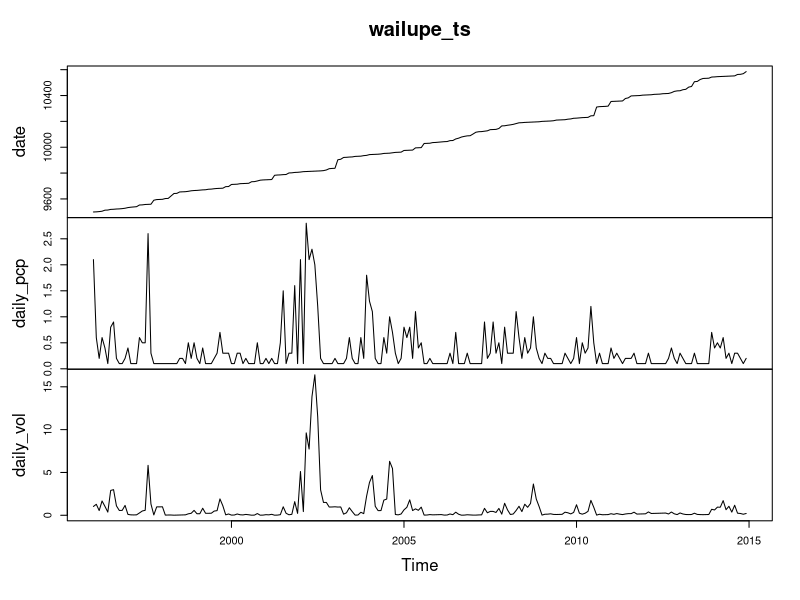
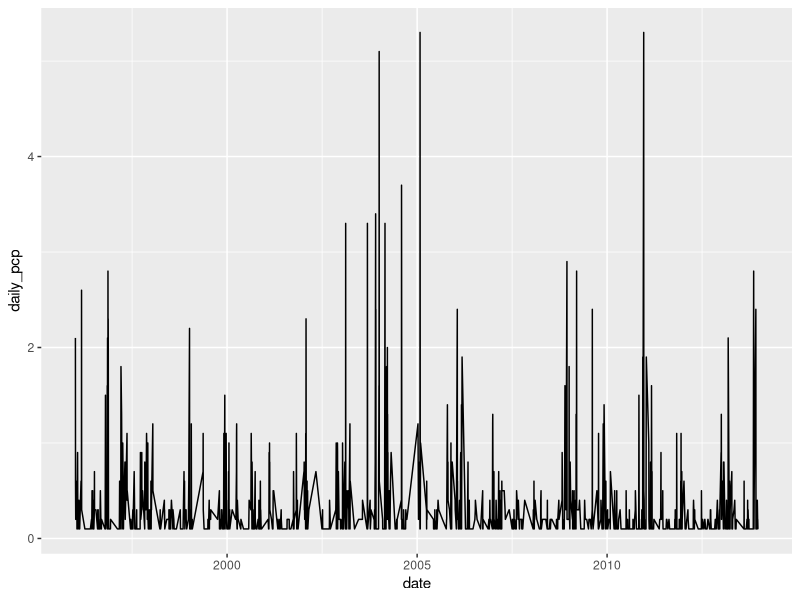
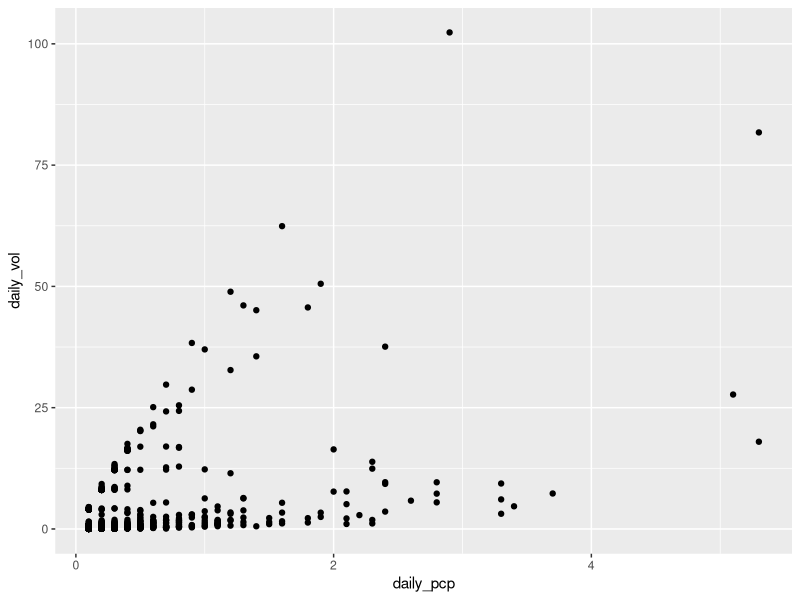
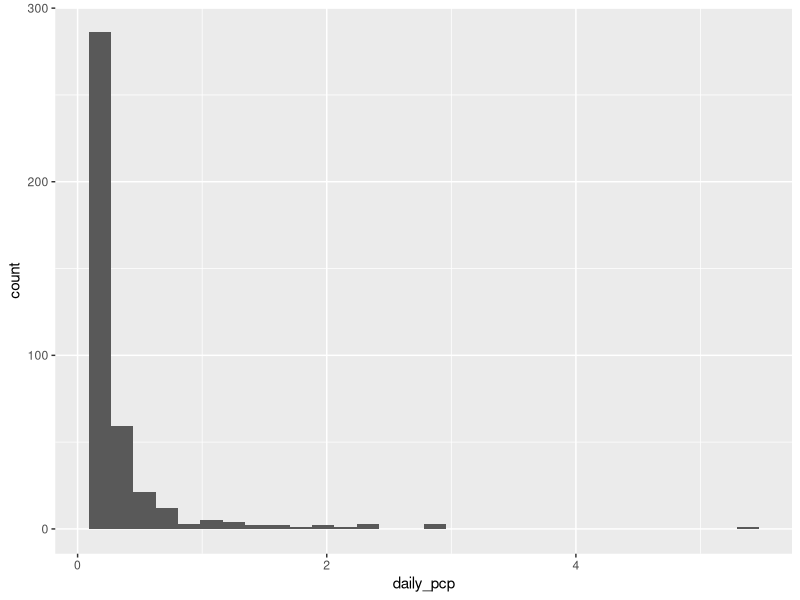
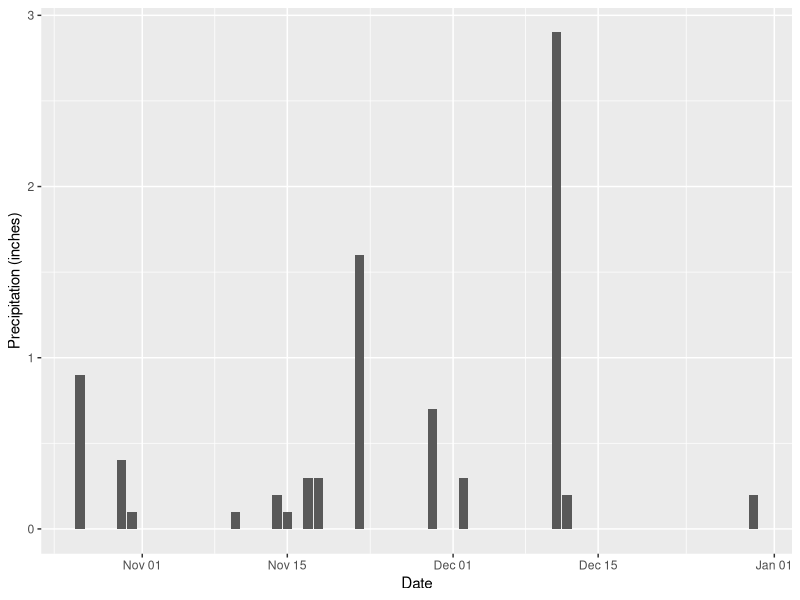
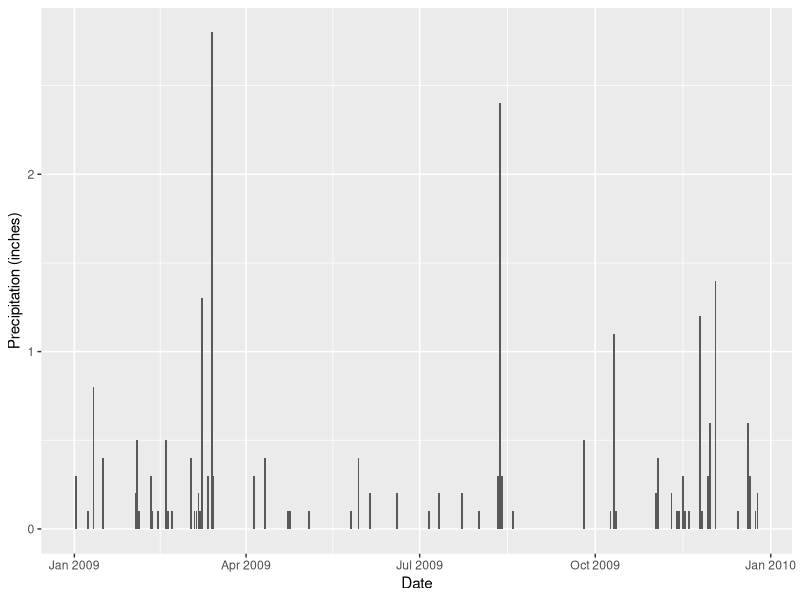
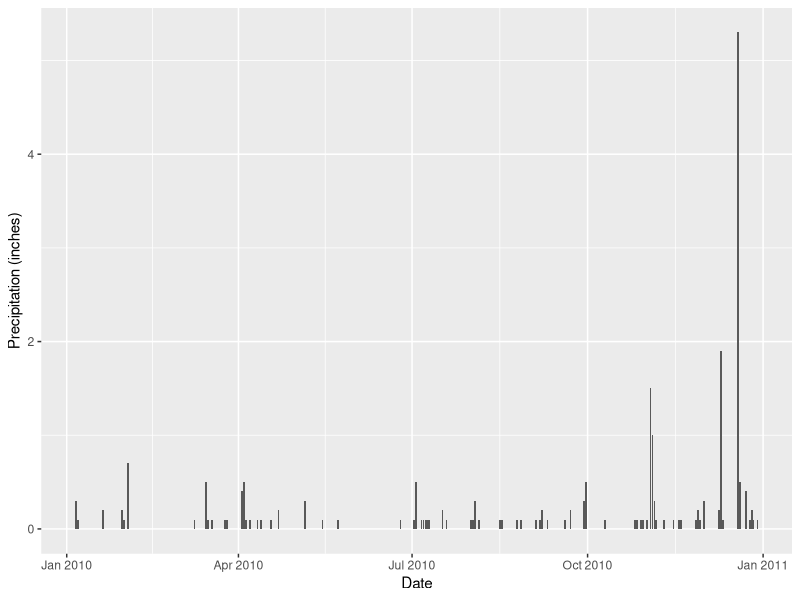
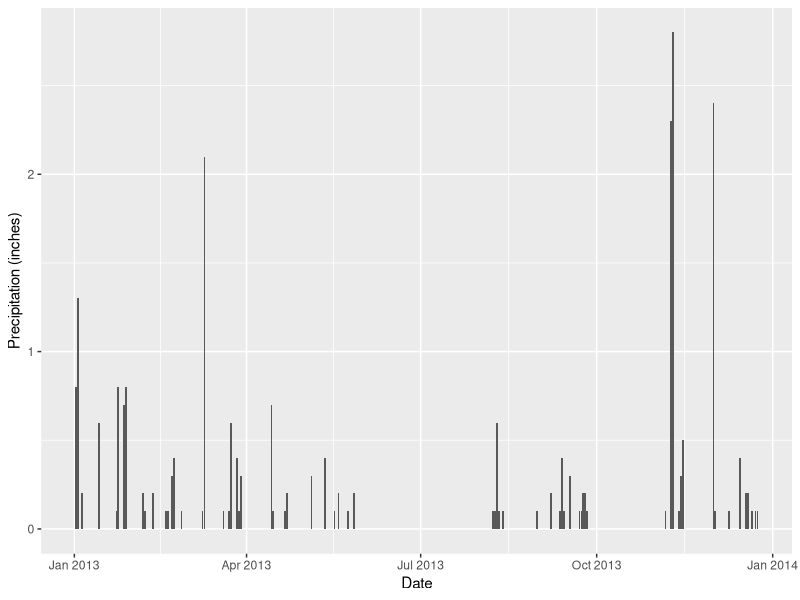

Write R code to recreate these figures, in order.
## ---- chunk 1
knitr::opts_chunk$set(echo = TRUE)
## ---- chunk 2
## Data Wrangling for Kahuwai Stormwater Data
## N Dornan

##Load Packages

library(tidyverse)
library(lubridate)
library(stringr)
library(tseries)

## Read in file

rain_dat_77 = read.csv("NOAA_WailupeHawaiiKai_77.csv")
rain_dat_08 = read.csv("NOAA_WailupeHawaiiKai_08.csv")
#rain_paiko = read.csv("NOAA_PaikoDaily_76.csv")

##Use lubridate to clean up the dates and times

rain_dat_77$DATE <- ymd(rain_dat_77$DATE)
rain_dat_08$DATE <- ymd(rain_dat_08$DATE)
#rain_paiko$DATE <- ymd(rain_paiko$DATE)
## ---- chunk 3
wailupe_tidy_77 <- rain_dat_77 %>% 
  rename(station = STATION, station_name = STATION_NAME, elevation = ELEVATION, lat = LATITUDE, lon = LONGITUDE, date = DATE, time = TIME, qgag = QGAG, qgag_flag = Measurement.Flag, qgag_qual = Quality.Flag, qgag_units = Units, qpcp = QPCP, qpcp_flag = Measurement.Flag.1, qpcp_qual = Quality.Flag.1, qpcp_units = Units.1) %>%
  filter(station_name == "WAILUPE VALLEY SCHOOL 723.6 HI US") %>% #filter to Wailupe gauge only
  filter(qpcp != "-9999",
         qpcp != "999",
         qpcp != "999.99",
         qpcp_flag != "g",
         qpcp_flag != "{",
         qpcp_flag != "}",
         qpcp_flag != "[",
         qpcp_flag != "]",
         qgag != "-9999.00",
         qgag != "-9999",
         qgag_flag != "g",
         qgag_flag != "V",
         qgag_flag != "P",
         qgag_flag != "{",
         qgag_flag != "}",
         qgag_flag != "[",
         qgag_flag != "]") ## removes all flagged data
## ---- chunk 4

wailupe_daily_77 <- wailupe_tidy_77 %>%  
  group_by(date) %>%
  summarize(
    daily_pcp = sum(qpcp),
    daily_vol = sum(qgag)) ## gives total summed precip data per day. HT is given in hundreths of inches.

## ---- chunk 5
##TS TIME

wailupe_daily_77$date <- ymd(wailupe_daily_77$date)

wailupe_ts <- wailupe_daily_77 %>%
  ts(daily_gag, start=c(1996, 1), end=c(2014, 12), frequency=12)

plot(wailupe_ts)

######################## standard ggplot

wailupe_plot_pcp <- ggplot(wailupe_daily_77, aes(date, daily_pcp)) +
  geom_line()

wailupe_plot_pcp

## ---- chunk 6

##search for 2 year, 24 hour storm events (4.78 inches plus/minus 4.12-5.57 inches 90% confidence interval!)

wailupe_investigate_1 <- wailupe_daily_77 %>%
  filter(daily_pcp > "4.12",
         daily_pcp < "5.57")

## Storms that fall in this range are on:
# 2004-01-02
# 2005-01-29
# 2010-12-19

## Look at scatter of qpcp vs qgag
scatterplot <- ggplot(wailupe_daily_77, aes(x= daily_pcp, y = daily_vol)) +
                        geom_point()

scatterplot

## ---- chunk 7
## This could be more elegant. 

######################
wailupe_05_investigate <- wailupe_tidy_77 %>%
  filter(date >"2005-1-1",
         date <"2005-12-31") %>%
  summarize(
    days_05 = length(date),
    annual_percent = (days_05/365)*100)

######################
wailupe_06_investigate <- wailupe_tidy_77 %>%
  filter(date >"2006-1-1",
         date <"2006-12-31") %>%
  summarize(
    days_06 = length(date),
    annual_percent = (days_06/365)*100)

######################
wailupe_07_investigate <- wailupe_tidy_77 %>%
  filter(date >"2007-1-1",
         date <"2007-12-31") %>%
  summarize(
    days_07 = length(date),
    annual_percent = (days_07/365)*100)

######################  
    
wailupe_08_investigate <- wailupe_tidy_77 %>%
  filter(date >"2008-1-1",
         date <"2008-12-31") %>%
  summarize(
    days_08 = length(date),
    annual_percent = (days_08/365)*100
                )

#################

wailupe_09_investigate <- wailupe_tidy_77 %>%
  filter(date >"2009-1-1",
         date <"2009-12-31") %>%
  summarize(
    days_09 = length(date),
    annual_percent = (days_09/365)*100
  )

#################
wailupe_10_investigate <- wailupe_tidy_77 %>%
  filter(date >"2010-1-1",
         date <"2010-12-31") %>%
  summarize(
    days_10 = length(date),
    annual_percent = (days_10/365)*100
  )

#################
wailupe_11_investigate <- wailupe_tidy_77 %>%
  filter(date >"2011-1-1",
         date <"2011-12-31") %>%
  summarize(
    days_11 = length(date),
    annual_percent = (days_11/365)*100
  )
#################
wailupe_12_investigate <- wailupe_tidy_77 %>%
  filter(date >"2012-1-1",
         date <"2012-12-31") %>%
  summarize(
    days_12 = length(date),
    annual_percent = (days_12/365)*100
  )

#################
wailupe_13_investigate <- wailupe_tidy_77 %>%
  filter(date >"2013-1-1",
         date <"2013-12-31") %>%
  summarize(
    days_13 = length(date),
    annual_percent = (days_13/365)*100
  )
## ---- chunk 8

## filter dataset from 2008-2014
wailupe_daily_08_14 <- wailupe_daily_77 %>%
  filter(date > "2008-01-01",
         date < "2014-12-31")

## look at histogram plot to investigate storm frequency over given time period
hist <- ggplot(wailupe_daily_08_14, aes(x= daily_pcp)) +
  geom_histogram()

hist

############### 2008

wailupe_08 <- wailupe_daily_77 %>%
  filter(date >"2008-10-25",
         date <"2008-12-31")

wailupe_plot_08 <- ggplot(wailupe_08, aes(date, daily_pcp)) +
  geom_col() +
  xlab("Date") +
  ylab("Precipitation (inches)")

wailupe_plot_08

############### 2009

wailupe_09 <- wailupe_daily_77 %>%
  filter(date >"2009-01-01",
         date <"2009-12-31")

wailupe_plot_09 <- ggplot(wailupe_09, aes(date, daily_pcp)) +
  geom_col() +
  xlab("Date") +
  ylab("Precipitation (inches)")

wailupe_plot_09

############### 2010

wailupe_10 <- wailupe_daily_77 %>%
  filter(date >"2010-01-01",
         date <"2010-12-31")

wailupe_plot_10 <- ggplot(wailupe_10, aes(date, daily_pcp)) +
  geom_col() +
  xlab("Date") +
  ylab("Precipitation (inches)")

wailupe_plot_10

############### 2013

wailupe_13 <- wailupe_daily_77 %>%
  filter(date >"2013-01-01",
         date <"2013-12-31")

wailupe_plot_13 <- ggplot(wailupe_13, aes(date, daily_pcp)) +
  geom_col() +
  xlab("Date") +
  ylab("Precipitation (inches)")

wailupe_plot_13
## ---- chunk 9
##search for 2 year, 24 hour storm events (4.78 inches plus/minus 4.12-5.57 inches 90% confidence interval!)

##### condensed 2010 storm used for calibration

wailupe_storm_10_test <- wailupe_tidy_77 %>%
  filter(date == "2010-12-19")

storm_plot_10_test <- ggplot(wailupe_storm_10_test, aes(time, qpcp)) +
  geom_col() +
  xlab("Time") +
  ylab("Precipitation (inches)") +
  theme_classic()

storm_plot_10_test

write.csv(wailupe_storm_10_test, file = "wailupe_storm_10test_r.csv") 

#####

wailupe_storm_10 <- wailupe_tidy_77 %>%
  filter(date > "2010-12-18",
         date < "2010-12-20")

wailupe_storm_10$datetime <- as.POSIXct(paste0("2010-12-19 ", wailupe_storm_10$time), tz = "GMT")

storm_plot_10 <- wailupe_storm_10 %>%
  ggplot(aes(x=datetime, y=qpcp)) +
  geom_col() +
  labs(x= "Time (hour)", y= "Precipitation (inches)") +
  scale_y_continuous(limits= c(0,0.5), breaks= seq(0,0.5, by= .1),expand= c(0,0))+
  scale_x_datetime(date_labels = "%H:%M", date_breaks = "2 hour")+
  theme_classic()

storm_plot_10

write.csv(wailupe_storm_10, file = "wailupe_storm_20101219_r.csv") 

## ---- chunk 10

#2009 storm @ 2.8 inches
wailupe_storm_09 <- wailupe_tidy_77 %>%
  filter(date >"2009-03-13",
         date <"2009-03-15")

wailupe_storm_09$datetime09 <- as.POSIXct(paste0("2009-03-14",wailupe_storm_09$time), tz = "GMT")

storm_plot_09 <- wailupe_storm_09 %>%
  ggplot(aes(x=datetime09, y=qpcp)) +
  geom_col() +
  labs(x= "Time (hour)", y= "Precipitation (inches)") +
  scale_y_continuous(limits= c(0,0.5), breaks= seq(0,0.5, by= .1),expand= c(0,0))+
  scale_x_datetime(date_labels = "%H:%M", date_breaks = "2 hour")+
  theme_classic()

storm_plot_09
